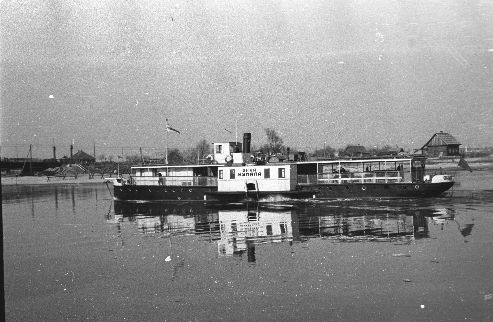
#> input picture boat1_resize.jpeg, 493 x 322 px
$ jupyter execute cv_homework.ipynb
#> lines starting #> are read from the running program, lines starting #| are printed output that depends on the picture
[cell 1]
import cv2
import numpy as np

$ \texttt{dst} (x,y) =  \sum _{ \stackrel{0\leq x' < \texttt{kernel.cols},}{0\leq y' < \texttt{kernel.rows}} }  \texttt{kernel} (x',y')* \texttt{src} (x+x'- \texttt{anchor.x} ,y+y'- \texttt{anchor.y} ) $

[cell 2]
NpKernel = np.zeros((3,5))
for i in range(5):
    NpKernel[0, i] = 1
    NpKernel[1, i] = 1
    NpKernel[2, i] = 1

#     NpKernel[i, 4] = 1

[cell 3]
NpKernel

[cell 4]
NpKernel = np.zeros((3,5))
for i in range(5):
    NpKernel[0, i] = -1
    NpKernel[1, i] = 0
    NpKernel[2, i] = 1

[cell 5]
NpKernel

[cell 6]
NpKernel = np.zeros((3,5))
for i in range(5):
    NpKernel[0, i] = -1
    NpKernel[1, i] = 0
    NpKernel[2, i] = 1
#> further down, img is the input picture: shape (322, 493, 3); min 6, max 255, mean 146
#> (printed output is left out)
NpKernel[1,1]=1

[cell 7]
def filter2d(image, kernel, bound):
#> called with kernel = array of shape (3, 5), bound = 2
    m, n = kernel.shape
    y,x,z= image.shape
#> y = 322; x = 493; z = 3
    y_out = y - m + 1
#> y_out = 320
    x_out  = x - n + 1
#> x_out = 489
#     print(m,n,y,x,z)
    new_image = np.zeros((y_out, x_out))
    for i in range(y_out):
        for j in range(x_out):
            new_image[i][j] = np.sum(image[i:i+m, j:j+n]*kernel[:,:,None])
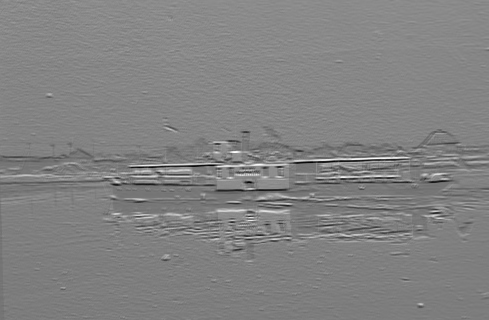
#> new_image: shape (320, 489) float64; min -3141, max 3831, mean 425.1; drawn with min black and max white
    return new_image

[cell 8]
import numpy as np
import cv2 as cv
from matplotlib import pyplot as plt
img = cv.imread('./boat1_resize.jpeg')
print(img[0:3,0:5])
plt.subplot(121),plt.imshow(img),plt.title('Original')
plt.xticks([]), plt.yticks([])
plt.show()
# kernel = np.ones((5,5),np.float32)/25
dst = filter2d(img,NpKernel,2)
plt.subplot(121),plt.imshow(img),plt.title('Original')
plt.xticks([]), plt.yticks([])
plt.subplot(122),plt.imshow(dst),plt.title('Averaging')
plt.xticks([]), plt.yticks([])
plt.show()
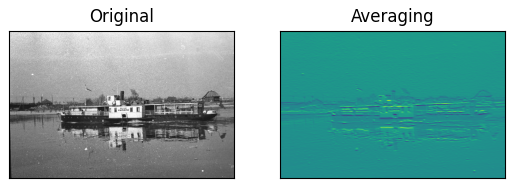
#> figure drawn by matplotlib, 2 panels
